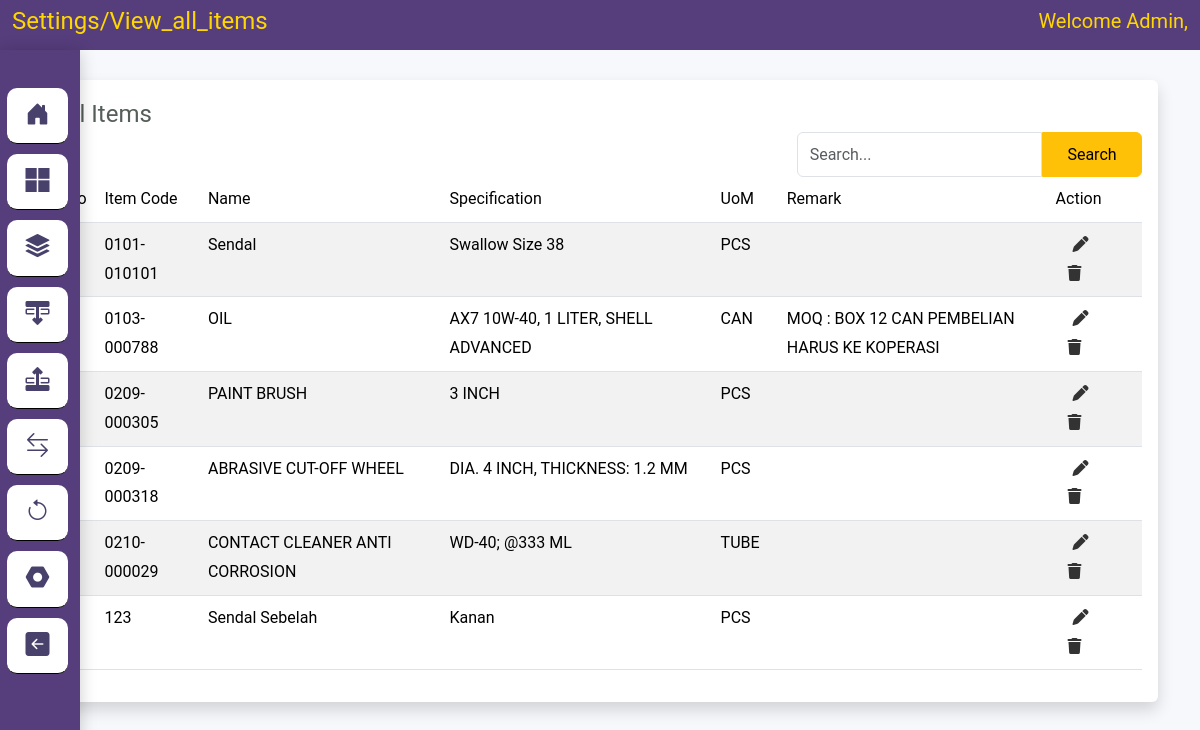
Before: /index.php/settings/view_all_items with the older database file.
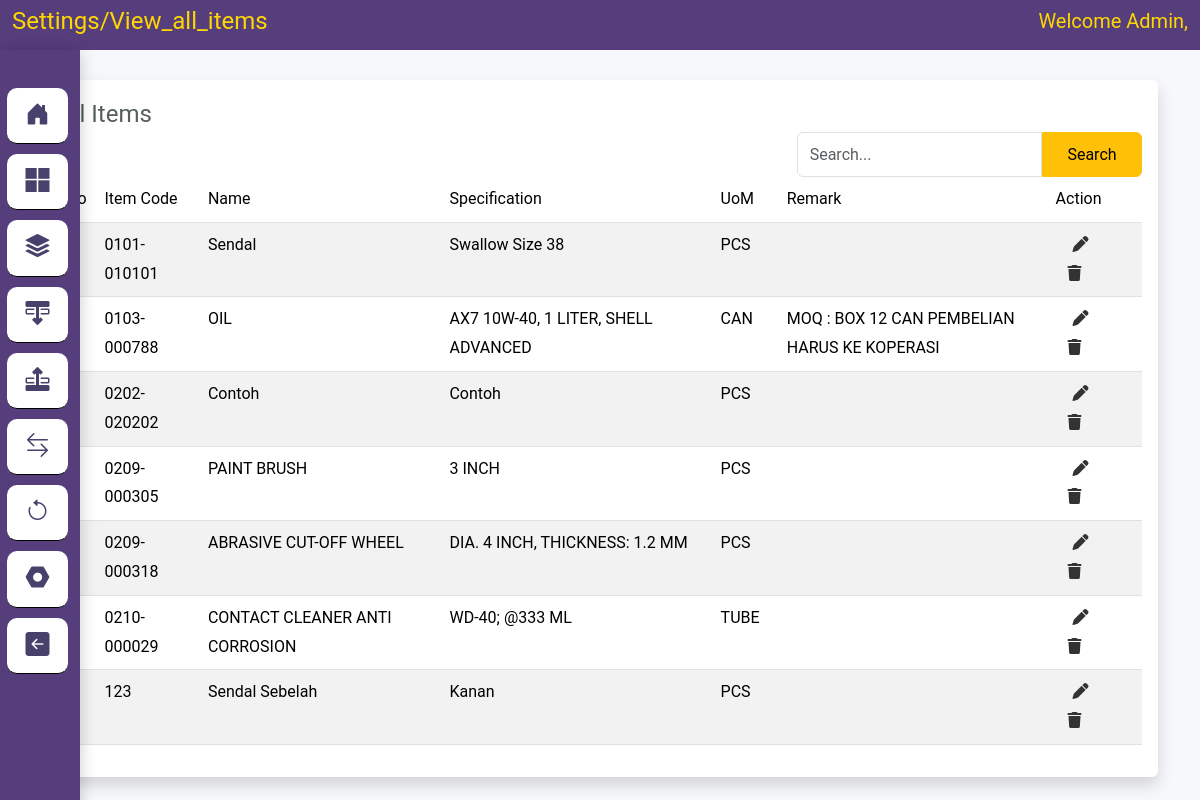
After: the same page with the newer database file.
### tables this page shows
CREATE TABLE `items` (
  `item_code` varchar(50) NOT NULL,
  `name` varchar(200) NOT NULL,
  `specification` varchar(200) NOT NULL,
  `uom` varchar(50) NOT NULL,
  `remarks` text DEFAULT NULL,
  `image` varchar(100) DEFAULT NULL
);

### application/controllers/Settings.php (called while the page is built, shortened)
<?php
class Settings extends CI_Controller
{
    public function __construct()
    {
        $this->load->helper('download');
		$this->load->library(array('form_validation', 'upload', 'excel'));
    }
    public function view_all_items()
    {
        if ($this->input->post('search')) {
            $data['keyword'] = $this->input->post('keyword');
            $this->session->set_userdata('keyword_item', $data['keyword']);
        } else {
            $data['keyword'] = $this->session->userdata('keyword_item');;
        }
        $this->db->like('item_code', $data['keyword'])->or_like('name', $data['keyword'])->or_like('specification', $data['keyword'])->or_like('uom', $data['keyword'])->or_like('remarks', $data['keyword']);
        $this->db->from('items');
        $config['total_rows'] = $this->db->count_all_results();
        $data['total_rows'] = $config['total_rows'];
        $config['per_page'] = 10;
        $data['judul'] = 'Settings/view_all_items';
        $data['start'] = $this->uri->segment(3);
        $this->db->like('item_code', $data['keyword'])->or_like('name', $data['keyword'])->or_like('specification', $data['keyword'])->or_like('uom', $data['keyword'])->or_like('remarks', $data['keyword']);
        $this->db->from('items');
        $this->db->limit($config['per_page'], $data['start']);
        $data['items'] = $this->db->get()->result();
        $this->load->view('template/header', $data);
        $this->load->view('settings/all_items', $data);
    }
}

### index.php (called while the page is built, shortened)
<?php
require_once BASEPATH.'core/CodeIgniter.php';

### application/views/settings/all_items.php (the view, shortened to what this page needs)
<div class="container" style="margin-top: 80px;">
    <div class="cards shadow p-3 mb-3 bg-white rounded" style="min-height: 400px; margin-top:3px;">
        <div class=" cards-header card-header-text">
            <h4 class="card-title">All Items</h4>
            <div class="row">
                <div class="col">
                </div>
                <div class="col-md-4">
                    <form action="<?= base_url() . 'settings/view_all_items' ?>" method="POST" autocomplete="off">
                        <div class="input-group">
                            <input type="text submit" class="form-control" id="keyword" name="keyword"
                                value="<?= $this->session->userdata('keyword_item') ?>" placeholder="Search...">
                            <input type="submit" class="btn btn-warning"
                                style="margin:0px; height:45px; font-size:medium;" name="search" value="Search">
                        </div>
                    </form>
                </div>
            </div>
        </div>
        <div class="card-content table-responsive">
            <table id="items" class="table table-striped table-hover">
                <thead class="text-primary">
                    <tr>
                        <th style="width:40px">No</th>
                        <th style="width:130px">Item Code</th>
                        <th style="width:350px">Name</th>
                        <th style="width:400px">Specification</th>
                        <th style="width:75px">UoM</th>
                        <th style="width:400px">Remark</th>
                        <th style="width:120px">Action</th>
                    </tr>
                </thead>
                <tbody>
                    <?php
                        $i = $start+1;
                        foreach ($items as $data) {
                    ?>
                    <tr>
                        <td><?= $i ?></td>
                        <td><?= $data->item_code ?></td>
                        <td><?= $data->name ?></td>
                        <td><?= $data->specification ?></td>
                        <td><?= $data->uom ?></td>
                        <td><?= $data->remarks ?></td>
                        <td>
                            <div class="container">
                                <div class="row between">
                                    <div class="col">
                                        <a href="" data-bs-toggle="modal"
                                            data-bs-target="#change<?= $data->item_code ?>"><i class="fa-solid fa-pen"
                                                style="margin-left:5px"></i></a>
                                    </div>
                                    <div class="col">
                                        <a href="<?= base_url() ?>settings/delete_item?item_code=<?= $data->item_code ?>"
                                            onclick="return confirm('Are You Sure Want Delete This Item ?')"><i
                                                class="fa-solid fa-trash"></i></a>
                                    </div>
                                </div>
                            </div>
                        </td>
                    </tr>
                    <?php $i++; } ?>
                </tbody>
            </table>
        </div>
    </div>
</div>

Changed rows visible on the page:
added items: item_code "0202-020202", name "Contoh", specification "Contoh", uom "PCS"
